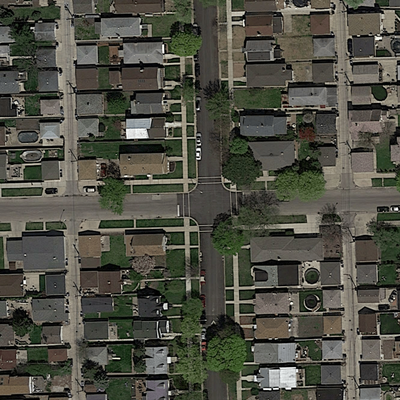
#> input picture dataset/training/images/satImage_001.png, 400 x 400 px
$ jupyter execute --allow-errors segment_aerial_images.ipynb   (shell and % lines are left out)
#> lines starting #> are read from the running program, lines starting #| are printed output that depends on the picture
### helpers.py
import matplotlib.image as mpimg
import numpy as np
import skimage
from skimage.color import rgb2gray

def load_image(infilename):
    data = mpimg.imread(infilename)
    return data

# [35 lines left out: functions img_float_to_uint8, concatenate_images, img_crop, not called in this run]

WINDOW=16
# [66 lines left out: functions img_patches, extract_label, standardize, compute_score, label_to_img, mask_to_submission and 1 more, not called in this run]

### segment_aerial_images.ipynb
[cell 1]
import matplotlib.image as mpimg
import numpy as np
import matplotlib.pyplot as plt
import os,sys
from PIL import Image

[cell 2]
# Helper functions

def load_image(infilename):
    data = mpimg.imread(infilename)
    return data

def img_float_to_uint8(img):
    rimg = img - np.min(img)
    rimg = (rimg / np.max(rimg) * 255).round().astype(np.uint8)
    return rimg

# Concatenate an image and its groundtruth
def concatenate_images(img, gt_img):
    nChannels = len(gt_img.shape)
    w = gt_img.shape[0]
    h = gt_img.shape[1]
    if nChannels == 3:
        cimg = np.concatenate((img, gt_img), axis=1)
    else:
        gt_img_3c = np.zeros((w, h, 3), dtype=np.uint8)
        gt_img8 = img_float_to_uint8(gt_img)
        gt_img_3c[:,:,0] = gt_img8
        gt_img_3c[:,:,1] = gt_img8
        gt_img_3c[:,:,2] = gt_img8
        img8 = img_float_to_uint8(img)
        cimg = np.concatenate((img8, gt_img_3c), axis=1)
    return cimg

def img_crop(im, w, h):
    list_patches = []
    imgwidth = im.shape[0]
    imgheight = im.shape[1]
    is_2d = len(im.shape) < 3
    for i in range(0,imgheight,h):
        for j in range(0,imgwidth,w):
            if is_2d:
                im_patch = im[j:j+w, i:i+h]
            else:
                im_patch = im[j:j+w, i:i+h, :]
            list_patches.append(im_patch)
    return list_patches

[cell 3]
# Loaded a set of images
root_dir = "dataset/training/"

image_dir = root_dir + "images/"
files = os.listdir(image_dir)
n = min(20, len(files)) # Load maximum 20 images
print("Loading " + str(n) + " images")
imgs = [load_image(image_dir + files[i]) for i in range(n)]
#> in load_image, data is the input picture: shape (400, 400, 3) float32; mean R, G, B 0.309, 0.309, 0.268
#> call 2 of load_image, with infilename = 'dataset/training/images/satImage_002.png'
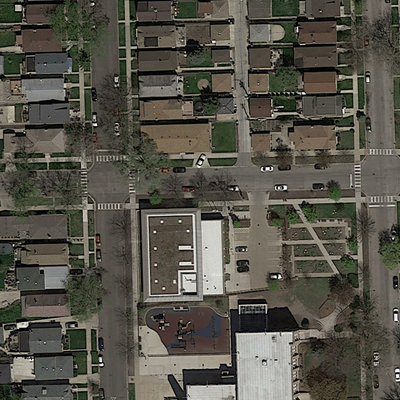
#> input picture dataset/training/images/satImage_002.png, 400 x 400 px
#> in load_image, data is the input picture: shape (400, 400, 3) float32; mean R, G, B 0.339, 0.329, 0.29
#> imgs = 2 items
print(files[0])

gt_dir = root_dir + "groundtruth/"
print("Loading " + str(n) + " images")
gt_imgs = [load_image(gt_dir + files[i]) for i in range(n)]
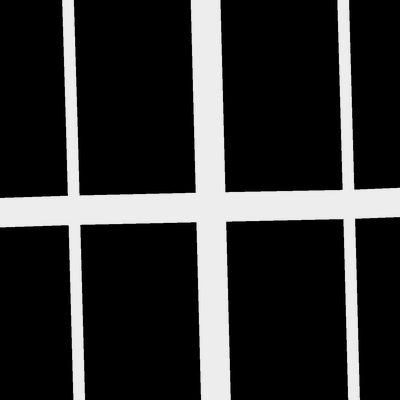
#> input picture dataset/training/groundtruth/satImage_001.png, 400 x 400 px
#> in load_image, data is the input picture: shape (400, 400) float32; min 0, max 0.929, mean 0.183
#> gt_imgs = 2 items
print(files[0])

n = 10 # Only use 10 images for training

[cell 4]
print('Image size = ' + str(imgs[0].shape[0]) + ',' + str(imgs[0].shape[1]))
#| Image size = 400,400

# Show first image and its groundtruth image
cimg = concatenate_images(imgs[0], gt_imgs[0])
#> in concatenate_images, `gt_img_3c[:,:,0] = gt_img8`:
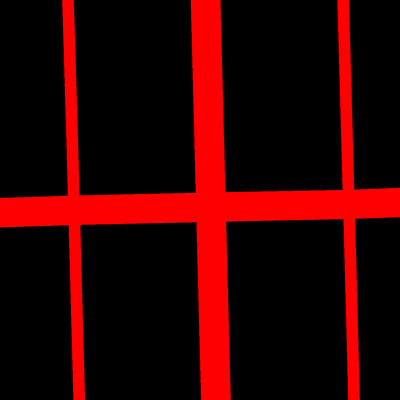
#> gt_img_3c: shape (400, 400, 3); mean of channels 0, 1, 2 50.2, 0, 0; drawn as R, G, B
#> in concatenate_images, `gt_img_3c[:,:,1] = gt_img8`:
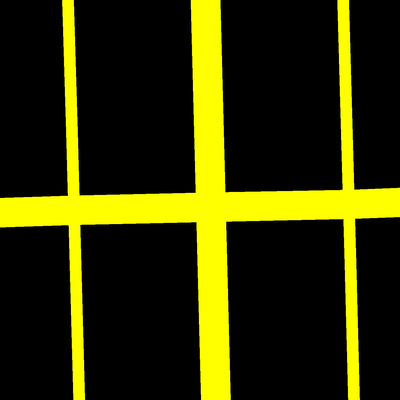
#> gt_img_3c: shape (400, 400, 3); mean of channels 0, 1, 2 50.2, 50.2, 0; drawn as R, G, B
#> in concatenate_images, `cimg = np.concatenate((img8, gt_img_3c), axis=1)`:
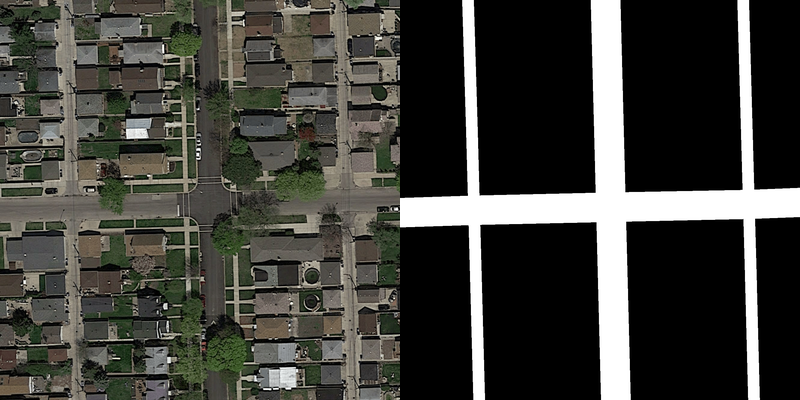
#> cimg: shape (400, 800, 3); mean R, G, B 64.5, 64.5, 59.3
fig1 = plt.figure(figsize=(10, 10))
plt.imshow(cimg, cmap='Greys_r')

[cell 5]
# Extract patches from input images
patch_size = 16 # each patch is 16*16 pixels

#> (the rest of this cell did not finish here and is left out)

#> after the loop in img_crop, `for i in range(0,imgheight,h):`: list_patches = 625 items
gt_patches = [img_crop(gt_imgs[i], patch_size, patch_size) for i in range(n)]

# Linearize list of patches
img_patches = np.asarray([img_patches[i][j] for i in range(len(img_patches)) for j in range(len(img_patches[i]))])
gt_patches =  np.asarray([gt_patches[i][j] for i in range(len(gt_patches)) for j in range(len(gt_patches[i]))])

[cell 6]
# Extract 6-dimensional features consisting of average RGB color as well as variance
def extract_features(img):
    feat_m = np.mean(img, axis=(0,1))
    feat_v = np.var(img, axis=(0,1))
    feat = np.append(feat_m, feat_v)
    return feat

# Extract 2-dimensional features consisting of average gray color as well as variance
def extract_features_2d(img):
    feat_m = np.mean(img)
    feat_v = np.var(img)
    feat = np.append(feat_m, feat_v)
    return feat

# Extract features for a given image
def extract_img_features(filename):
    img = load_image(filename)
    img_patches = img_crop(img, patch_size, patch_size)
    X = np.asarray([ extract_features_2d(img_patches[i]) for i in range(len(img_patches))])
    return X

[cell 7]
# Compute features for each image patch
foreground_threshold = 0.05 # percentage of pixels > 1 required to assign a foreground label to a patch
#> foreground_threshold = 0.05

def value_to_class(v):
    df = np.sum(v)
    if df > foreground_threshold:
        return 1
    else:
        return 0

#> (the rest of this cell did not finish here and is left out)

#> (a cell that did not finish here is left out)

#> (a cell that did not finish here is left out)

#> (a cell that did not finish here is left out)

[cell 11]
# train a logistic regression classifier

from sklearn import linear_model

# we create an instance of the classifier and fit the data
logreg = linear_model.LogisticRegression(C=1e5, class_weight="balanced")
#> (the rest of this cell did not finish here and is left out)

#> (a cell that did not finish here is left out)

#> (a cell that did not finish here is left out)

[cell 14]
# Convert array of labels to an image

def label_to_img(imgwidth, imgheight, w, h, labels):
    im = np.zeros([imgwidth, imgheight])
    idx = 0
    for i in range(0,imgheight,h):
        for j in range(0,imgwidth,w):
            im[j:j+w, i:i+h] = labels[idx]
            idx = idx + 1
    return im

def make_img_overlay(img, predicted_img):
    w = img.shape[0]
    h = img.shape[1]
    color_mask = np.zeros((w, h, 3), dtype=np.uint8)
    color_mask[:,:,0] = predicted_img*255

    img8 = img_float_to_uint8(img)
    background = Image.fromarray(img8, 'RGB').convert("RGBA")
    overlay = Image.fromarray(color_mask, 'RGB').convert("RGBA")
    new_img = Image.blend(background, overlay, 0.2)
    return new_img

[cell 15]
# Run prediction on the img_idx-th image
img_idx = 12

#> (the rest of this cell did not finish here and is left out)

#> (a cell that did not finish here is left out)

[cell 17]
import tf_aerial_images as tf

## Potential steps to do:
* preprocessing to see image better (adaptive hist equ, ...)
* segmentation (cnn tensorflow is pretty efficient)
* classifier

[cell 18]
import matplotlib.image as mpimg
import numpy as np
import matplotlib.pyplot as plt
import os,sys
import itertools
import tqdm
from PIL import Image
import cv2
import skimage.segmentation as segm
from sklearn import linear_model
from sklearn import decomposition
from sklearn import svm
from helpers import *

#> (a cell that did not finish here is left out)

[cell 20]
# Load the test images
test_dir = "dataset/test_set_images/"
image_dir = "test_"
n_test=50   # should NEVER be higher

#> (the rest of this cell did not finish here and is left out)

#> (a cell that did not finish here is left out)

gt1=load_image(gt_dir+"satImage_098.png")
gt1[gt1<=0.8]=0
gt1[gt1>0.8]=1
img2=load_image_cv(image_dir+"satImage_002.png")
plt.imshow(img1)
#img1=cv2.bilateralFilter(img1,5,100,100)
plt.figure()
plt.imshow(gt1,cmap='gray')

[cell 22]
#Hyperparameter: n_segments, sigma
# higher segment computattionaly complex, less not enough segmentation
# higher sigma give too large superpixels, less, not enough information
features=[]
#> features = []
#> (the rest of this cell did not finish here and is left out)
